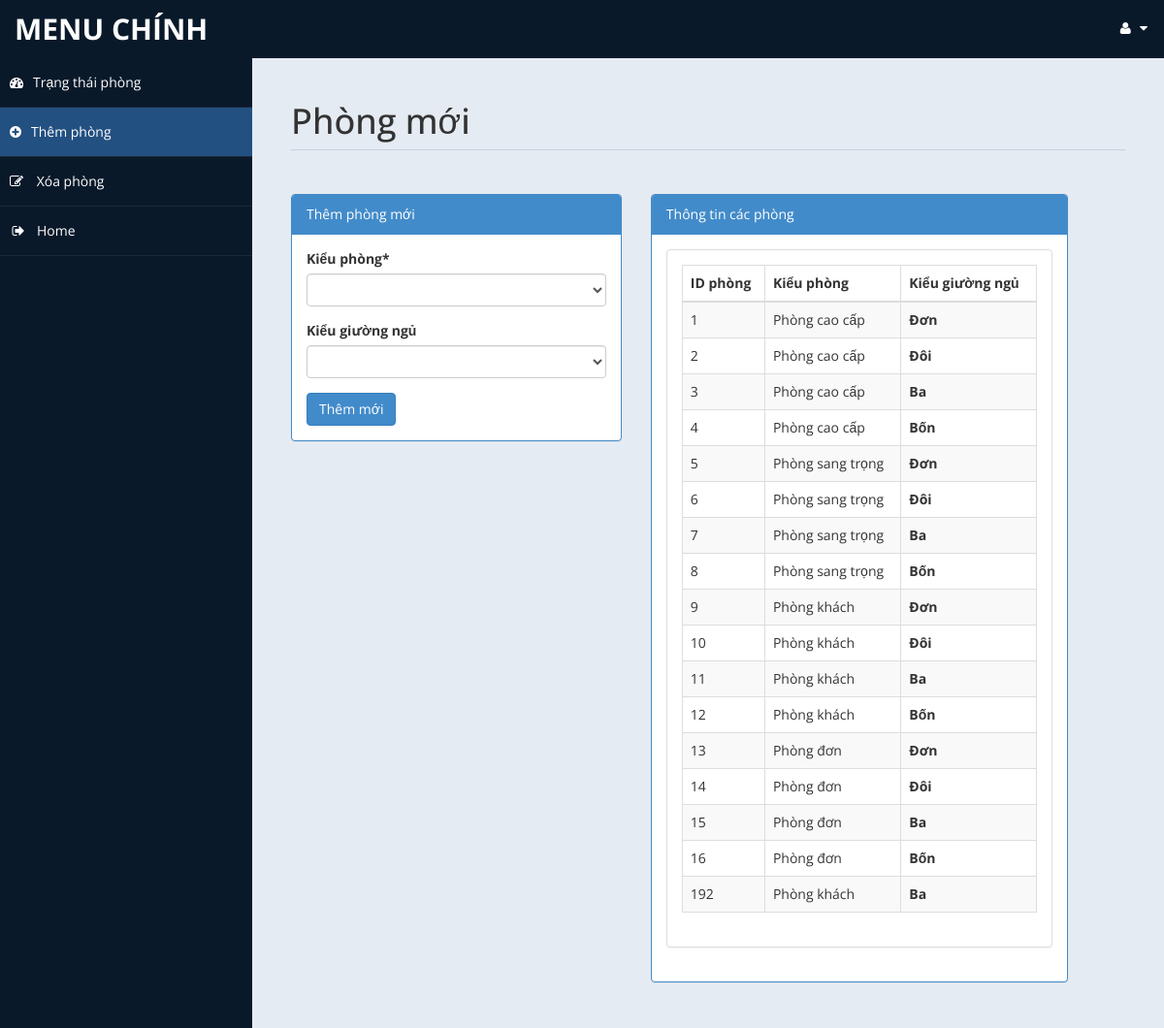
/admin/room.php (signed in), run on the app's committed database.
### tables this page shows
CREATE TABLE `room` (
  `id` int(10) UNSIGNED NOT NULL,
  `type` text DEFAULT NULL,
  `bedding` text DEFAULT NULL,
  `place` text DEFAULT NULL,
  `cusid` int(11) DEFAULT NULL
);

### admin/room.php (the view, shortened to what this page needs)
<!DOCTYPE html>
<html xmlns="http://www.w3.org/1999/xhtml">
<head>
    <link href="assets/css/bootstrap.css" rel="stylesheet" />
    <link href="assets/css/font-awesome.css" rel="stylesheet" />
    <link href="assets/css/custom-styles.css" rel="stylesheet" />
</head>
<body>
    <div id="wrapper">
        <nav class="navbar navbar-default top-navbar" role="navigation">
            <div class="navbar-header">
                <a class="navbar-brand" href="home.php">Menu chính </a>
            </div>
            <ul class="nav navbar-top-links navbar-right">
                <li class="dropdown">
                    <a class="dropdown-toggle" data-toggle="dropdown" href="#" aria-expanded="false">
                        <i class="fa fa-user fa-fw"></i> <i class="fa fa-caret-down"></i>
                    </a>
                </li>
            </ul>
        </nav>
        <nav class="navbar-default navbar-side" role="navigation">
            <div class="sidebar-collapse">
                <ul class="nav" id="main-menu">
                    <li>
                        <a  href="settings.php"><i class="fa fa-dashboard"></i>Trạng thái phòng</a>
                    </li>
					<li>
                        <a  class="active-menu" href="room.php" style="background-color: #225081"><i class="fa fa-plus-circle"></i>Thêm phòng</a>
                    </li>
                    <li>
                        <a  href="roomdel.php"><i class="fa fa-pencil-square-o"></i> Xóa phòng</a>
                    </li>
                    <li><a href="home.php"><i class="fa fa-sign-out fa-fw"></i>Home</a></li>
            </div>
        </nav>
        <div id="page-wrapper" >
            <div id="page-inner">
			 <div class="row">
                    <div class="col-md-12">
                        <h1 class="page-header">
                           Phòng mới <small></small>
                        </h1>
                    </div>
                </div>
            <div class="row">
                <div class="col-md-5 col-sm-5">
                    <div class="panel panel-primary">
                        <div class="panel-heading">
                            Thêm phòng mới
                        </div>
                        <div class="panel-body">
						<form name="form" method="post">
                            <div class="form-group">
                                            <label>Kiểu phòng*</label>
                                            <select name="troom"  class="form-control" required>
												<option value selected ></option>
                                                <option value="Phòng cao cấp">Phòng cao cấp</option>
                                            </select>
                              </div>
								<div class="form-group">
                                            <label>Kiểu giường ngủ</label>
                                            <select name="bed" class="form-control" required>
												<option value selected ></option>
                                                <option value="Đơn">Đơn</option>
                                            </select>
                               </div>
							 <input type="submit" name="add" value="Thêm mới" class="btn btn-primary">
							</form>
							<?php
							 include('db.php');
							?>
                        </div>
                    </div>
                </div>
            <div class="row">
                <div class="col-md-6 col-sm-6">
                    <div class="panel panel-primary">
                        <div class="panel-heading">
                            Thông tin các phòng
                        </div>
                        <div class="panel-body">
                    <div class="panel panel-default">
                        <?php
						$sql = "select * from room ";
						$re = mysqli_query($con,$sql)
						?>
                        <div class="panel-body">
                            <div class="table-responsive">
                                <table class="table table-striped table-bordered table-hover" id="dataTables-example">
                                    <thead>
                                        <tr>
                                            <th>ID phòng</th>
                                            <th>Kiểu phòng</th>
											<th>Kiểu giường ngủ</th>
                                        </tr>
                                    </thead>
                                    <tbody>
									<?php
										while($row= mysqli_fetch_array($re))
										{
												$id = $row['id'];
											if($id % 2 == 0)
											{
												echo "<tr class=odd gradeX>
													<td>".$row['id']."</td>
													<td>".$row['type']."</td>
												   <th>".$row['bedding']."</th>
												</tr>";
											}
											else
											{
												echo"<tr class=even gradeC>
													<td>".$row['id']."</td>
													<td>".$row['type']."</td>
												   <th>".$row['bedding']."</th>
												</tr>";
											}
										}
									?>
                                    </tbody>
                                </table>
                            </div>
                        </div>
                    </div>
                       </div>
                    </div>
                </div>
            </div>
					</div>
            </div>
        </div>
</body>
</html>

### admin/assets/css/custom-styles.css (style rules this page uses)
body { font-family: 'Open Sans', sans-serif; }
#wrapper { width: 100%; background:#09192A; }
#page-wrapper { padding: 15px 15px; min-height: 600px; background:#E5EBF2; }
#page-inner { width:100%; margin:10px 20px 10px 0px; background-color:transparent; padding:10px; min-height:1200px; }
h1, .h1, h2, .h2, h3, .h3 { margin-top: 7px; margin-bottom: -5px; }
.page-header { padding-bottom: 9px; margin: 10px 0 45px; border-bottom: 1px solid #C7D1DD; }
.top-navbar { margin:0px; }
.top-navbar .navbar-brand { color: #fff; width: 260px; text-align: left; height: 60px; font-size: 30px; font-weight: 700; text-transform: uppercase; line-height: 30px; }
.top-navbar .nav > li { position: relative; display: inline-block; }
.top-navbar .nav > li > a { position: relative; display: block; padding: 19px 15px; color: #77C0FD; }
.top-navbar .nav > li > a:hover, .top-navbar .nav > li > a { text-decoration: none; color: #fff; }
.active-menu { background-color:#225081; }
.sidebar-collapse , .sidebar-collapse .nav { background:none; }
.sidebar-collapse .nav { padding:0; }
.sidebar-collapse .nav > li > a { color:#fff; background:transparent; text-shadow:none; }
.sidebar-collapse > .nav > li > a { padding:15px 10px; }
.sidebar-collapse > .nav > li { border-bottom: 1px solid rgba(107, 108, 109, 0.19); }
.navbar-side { border:none; background-color: transparent; }
.top-navbar { background:#09192A; border-bottom:none; }
.top-navbar .nav > li > a > i { margin-right: 2px; }
.navbar-default { border:0px solid black; }
.navbar-header { background: #09192A; }
.nav > li > a > i { margin-right:10px; }
@media (min-width:768px) { #page-wrapper { margin: 0 0 0 260px; padding: 15px 30px; min-height: 1200px; } }
@media (min-width:768px) { .navbar-side { z-index: 1; position: absolute; width: 260px; } }
@media (min-width:768px) { .navbar { border-radius: 0px; } }

### data on the page
room: id "1", type "Phòng cao cấp", bedding "Đơn"
room: id "2", type "Phòng cao cấp", bedding "Đôi"
room: id "3", type "Phòng cao cấp", bedding "Ba"
room: id "4", type "Phòng cao cấp", bedding "Bốn"
room: id "5", type "Phòng sang trọng", bedding "Đơn"
room: id "6", type "Phòng sang trọng", bedding "Đôi"
room: id "7", type "Phòng sang trọng", bedding "Ba"
room: id "8", type "Phòng sang trọng", bedding "Bốn"
room: id "9", type "Phòng khách", bedding "Đơn"
room: id "10", type "Phòng khách", bedding "Đôi"
room: id "11", type "Phòng khách", bedding "Ba"
room: id "12", type "Phòng khách", bedding "Bốn"
room: id "13", type "Phòng đơn", bedding "Đơn"
room: id "14", type "Phòng đơn", bedding "Đôi"
room: id "15", type "Phòng đơn", bedding "Ba"
room: id "16", type "Phòng đơn", bedding "Bốn"
room: id "192", type "Phòng khách", bedding "Ba"
